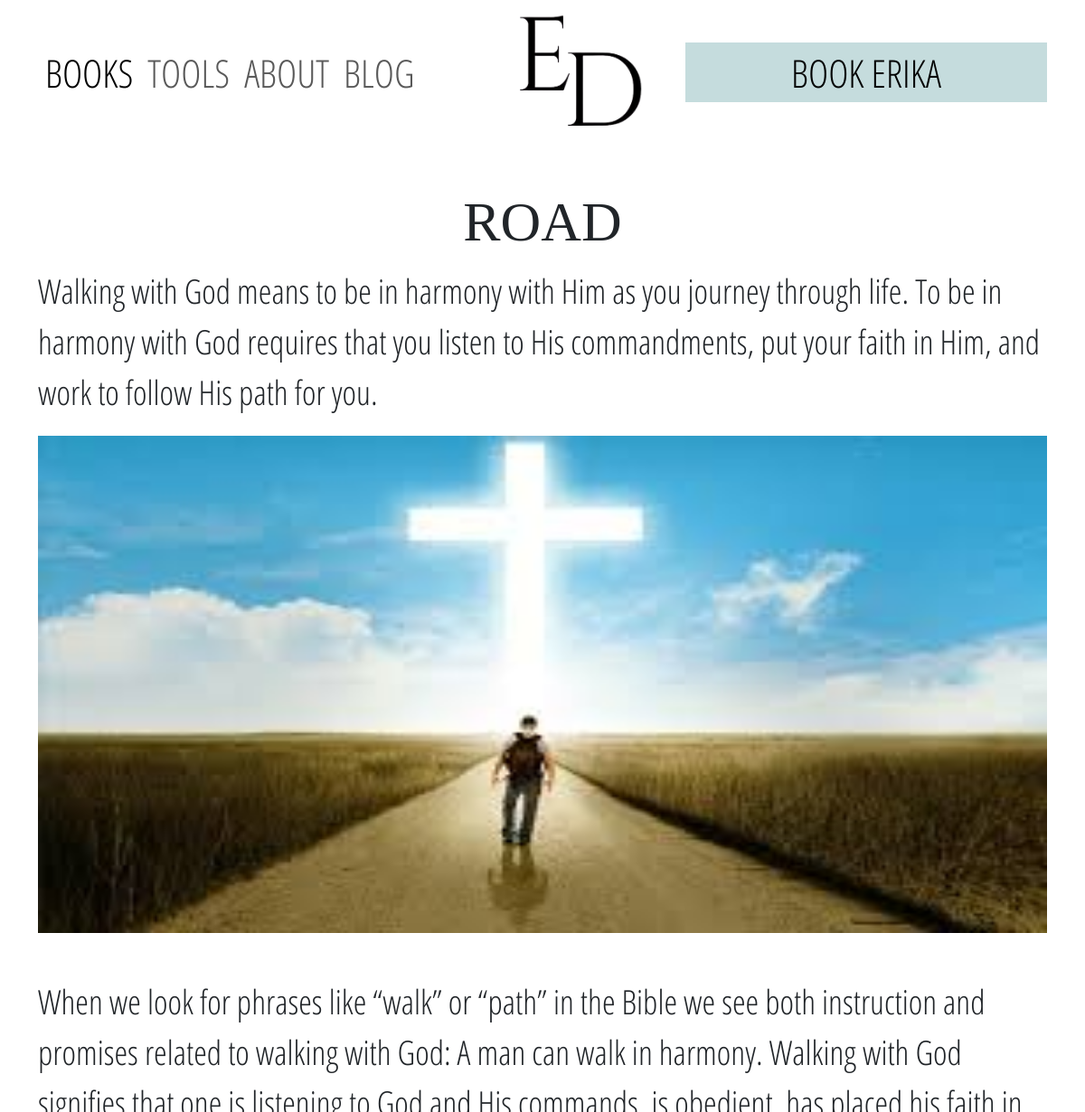
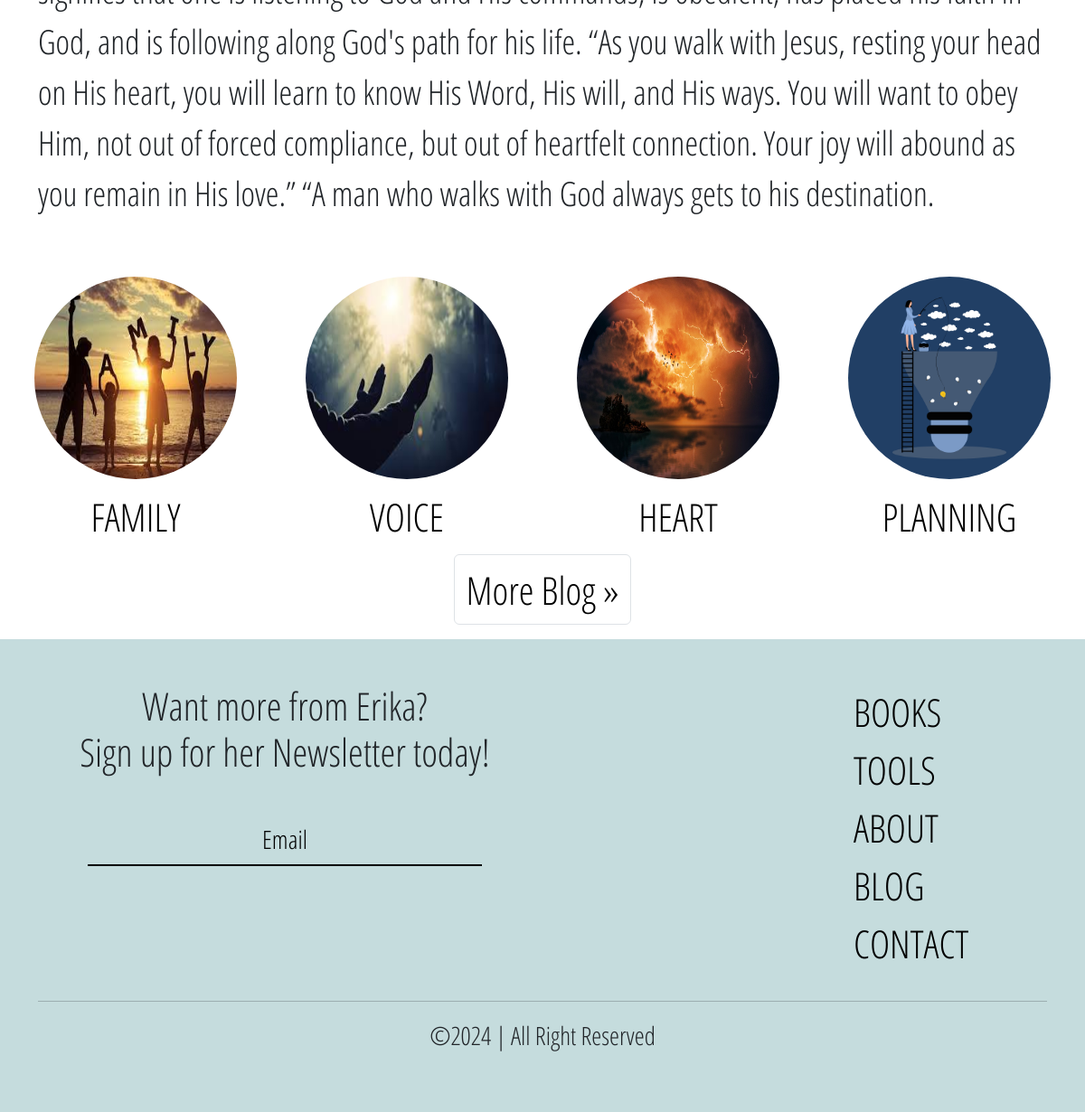
Screenshot of /Blog=showBlog/29 with the database file from the repository (2 pictures, top to bottom).
### ErikaApp/models.py (models this page shows, shortened)
class Blog(models.Model):
    blog_title = models.CharField(max_length=100)
    blog_intro = models.TextField()
    blog_body =models.TextField()
    image = models.ImageField(upload_to="Blog_media")

### ErikaApp/views.py (the view)
# urls.py: path('Blog=showBlog/<int:id>',views.showBlog,name='showblog'),
def showBlog(request,id):
    blog = Blog.objects.get(id=id)
    blog_content  = Blog.objects.all()
    get_blog_content = Paginator(blog_content,4)
    page_number = request.GET.get('page')
    obj_blog = get_blog_content.get_page(page_number)
    context ={
        'show_blog': blog,
        'blog_content':obj_blog
    }
    return render(request, 'main/showblog.html',context)

### ErikaApp/templates/main/showblog.html (shortened to what this page needs)
{% extends 'main/base.html' %}
{% load static %}
{% block link %}
<link rel="stylesheet" href="{% static 'css/blog.css' %}">
<link rel="stylesheet" href="{% static 'css/index.css' %}">
{% endblock link %}
{% block content %}
<div class="container-fluid">
    <div class="container">
        <div class="wrapper">
            <div class='show-blog'>
                <div class="blog-body py-5">
                    <h1 class ='blog-tts title-font' > {{show_blog.blog_title | upper }} </h1>
                    <div class="paragraph">
                        <div class="intro">
                            <p class="blog-introduction blog-blog py-1" > {{show_blog.blog_intro}} </p>
                        </div>
                        <div class="img-content-blog mb-5">
                            <img class="content-img" src="{{show_blog.image.url}}" alt="">
                        </div>
                        <div class="blog-body-text blog-blog">
                            <p> {{show_blog.blog_body}} <p id="reload"></p></p>
                        </div>
                    </div>
                </div>
            </div>
        </div>
    </div>
</div>
<div class="container-fluid position-relative">
    <div class="wrapper position-relative bottom-0 start-50 translate-middle-x wrapper-items">
        <div class="row row-cols-2 row-cols-sm-3 row-cols-md-4  ">
            {% for i in blog_content reversed %}
            <div class="col blog">
                <a href="{% url 'showblog' i.id %}" class="blog-link align" style="text-decoration: none;" >
                    <div class="text-center mb-2">
                        <img class="img-blog" src="{{i.image.url}}" alt="..">
                    </div>
                    <div class="blog-title text-center py-2">
                        <h5 style="font-size: 32pt; color: #000000;"> {{i.blog_title | upper}} </h5>
                    </div>
                </a>
            </div>
            {% endfor %}
        </div>
        <nav aria-label="Page navigation example">
            <ul class="pagination justify-content-center">
              {% if blog_content.has_next %}
              <li class="page-item">
                <a class="page-link" style="text-decoration: none; color: #000000;" href="?page={{blog_content.next_page_number}} #reload" >More Blog &raquo;</a>
              </li>
              {% endif %}
            </ul>
          </nav>
    </div>
</div>
{% endblock content %}

### ErikaApp/static/css/index.css (style rules this page uses)
.blog { display: flex; justify-content: center; align-items: center; }
.img-blog { width: 15rem; height: 15rem; border-radius: 50%; }
.page-link { font-size: 32pt; }
@media (max-width:1344px) { .img-blog { width: 14rem; height: 14rem !important; } }

### ErikaApp/static/css/base.css (style rules this page uses)
body { font-family:'Open Sans Condensed'; }

### ErikaApp/static/css/blog.css (style rules this page uses)
.blog-blog { font-size: 28pt !important; }
.img-blog { border-radius: 50%; height: 150px; width: 150px; }
.title-font { font-family: "Cinzel"; text-align: center; font-size: 46.4pt; }
.blog { cursor: pointer; }
.blog-body { font-size: 28pt; font-family: Open Sans Condensed; }
.img-content-blog { width: 100%; height: 100%; }
.img-content-blog .content-img { width: 100% !important; height: 550px !important; }

### rows the page displays
Blog: blog_title "ROAD", blog_intro "Walking with God means to be in harmony with Him as you journey through life. To be in harmony with God requires that you listen to His commandments, put your faith in Him, and work to follow His path for you.", image (picture), blog_body "When we look for phrases like “walk” or “path” in the Bible we see both instruction and promises related to walking with God: A man can walk in harmony. Walking with God signifies that one is listening to God and His commands, is obedient, has placed his faith in God, and is following along God's path for his life. “As you walk with Jesus, resting your head on His heart, you will learn to know His Word, His will, and His ways. You will want to obey Him, not out of forced compliance, but out of heartfelt connection. Your joy will abound as you remain in His love.” “A man who walks with God always gets to his destination."
Blog: image (picture), blog_title "FAMILY"
Blog: image (picture), blog_title "VOICE"
Blog: image (picture), blog_title "HEART"
Blog: image (picture), blog_title "PLANNING"
